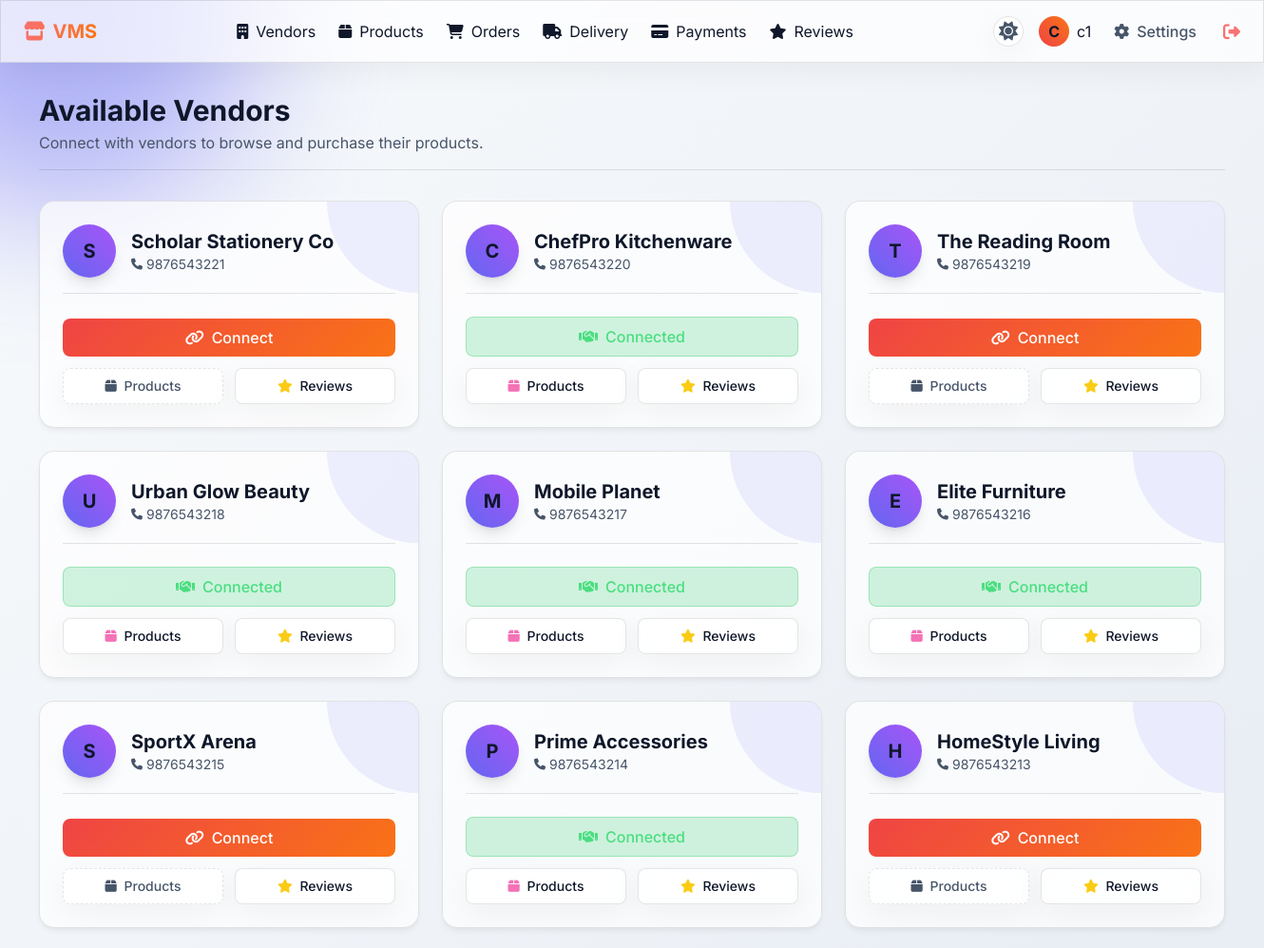
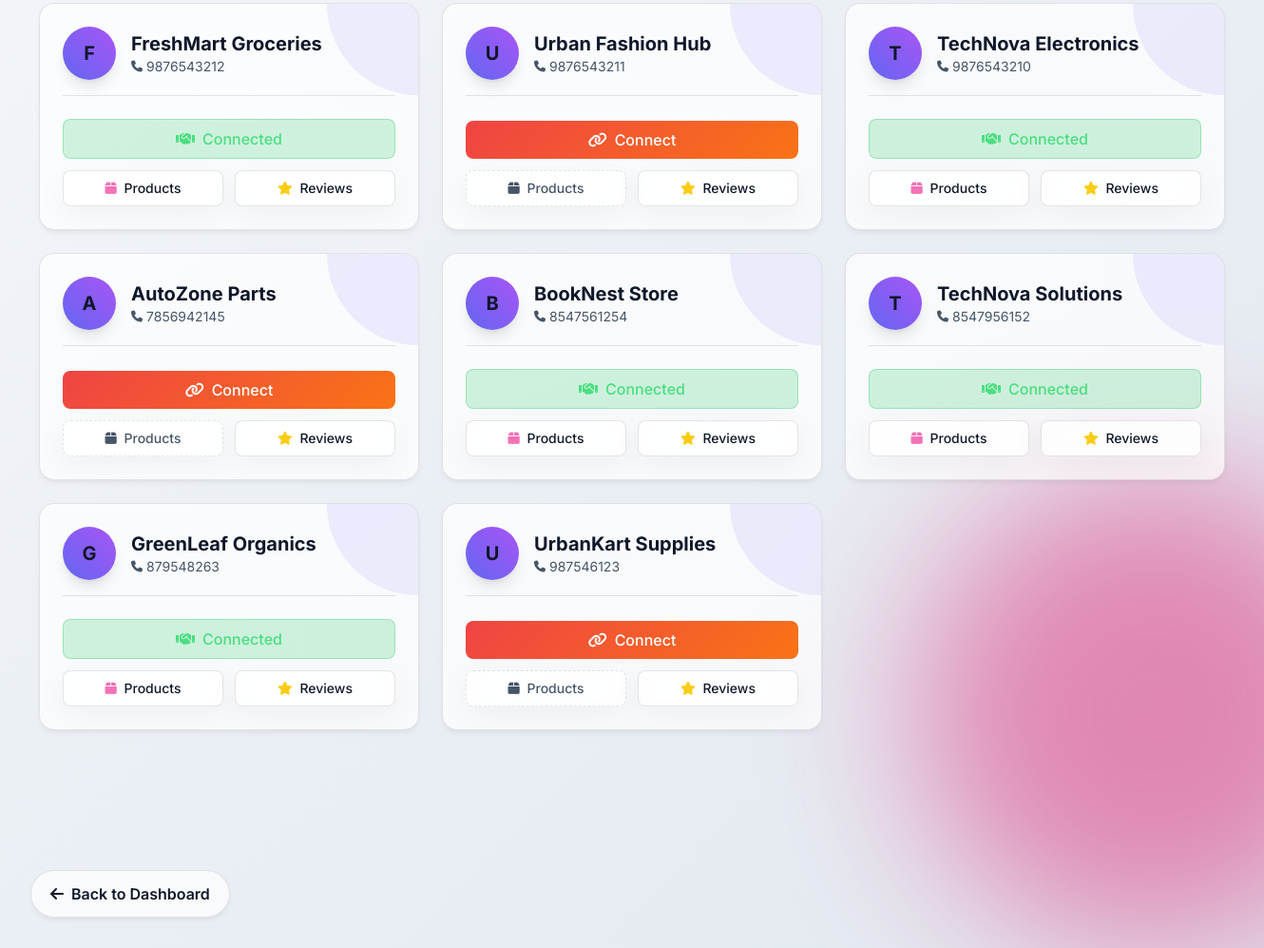
The app's page /vendors (signed in) with its own data (2 pictures, top to bottom).
### tables this page shows
CREATE TABLE users(
    id INTEGER PRIMARY KEY AUTOINCREMENT,
    username TEXT UNIQUE,
    password TEXT,
    role TEXT,
    mobile TEXT
, upi_vpa TEXT DEFAULT "");

### app.py (the view)
@app.route('/vendors')
def vendors():
    if 'user' not in session:
        return redirect('/login')
    conn = get_db()
    vendors = conn.execute(
        "SELECT username,mobile FROM users WHERE role='vendor' ORDER BY id DESC"
    ).fetchall()
    connected = conn.execute(
        "SELECT vendor FROM connections WHERE customer=? ORDER BY id DESC",
        (session['user'],)
    ).fetchall()
    connected_vendors = [
        v['vendor'] for v in connected
    ]
    return render_template(
        'vendors.html',
        vendors=vendors,
        connected_vendors=connected_vendors
    )

### app.py (called while the page is built)
def get_db():
    conn = sqlite3.connect("vendor.db")
    conn.row_factory = sqlite3.Row
    return conn

### templates/vendors.html (shortened to what this page needs)
{% extends "base.html" %}
{% block content %}
<div class="fade-in">
    <div class="flex justify-between items-center mb-8 border-b border-glass pb-4">
        <div>
            <h1 class="text-3xl font-bold">Available Vendors</h1>
            <p class="text-muted mt-1">Connect with vendors to browse and purchase their products.</p>
        </div>
    </div>
    {% if vendors %}
    <div class="grid grid-cols-1 md:grid-cols-2 lg:grid-cols-3 gap-6">
        {% for vendor in vendors %}
        <div class="glass-card p-6 flex flex-col relative overflow-hidden group">
            <div class="absolute top-0 right-0 w-24 h-24 bg-indigo-500/10 rounded-bl-full z-0 transition-transform group-hover:scale-110"></div>
            <div class="relative z-10 flex items-center gap-4 mb-6 border-b border-glass pb-4">
                <div class="w-14 h-14 rounded-full bg-gradient-to-tr from-indigo-500 to-purple-500 flex items-center justify-center text-main text-xl font-bold shadow-lg">
                    {{ vendor['username'][0]|upper }}
                </div>
                <div>
                    <h3 class="text-xl font-bold text-main">{{ vendor['username'] }}</h3>
                    <p class="text-sm text-muted flex items-center gap-1">
                        <i class="fa-solid fa-phone text-xs"></i> {{ vendor['mobile'] }}
                    </p>
                </div>
            </div>
            <div class="relative z-10 space-y-3 mt-auto">
                {% if vendor['username'] in connected_vendors %}
                    <div class="bg-green-500/20 text-green-400 border border-green-500/30 w-full py-2 rounded-lg text-center font-medium flex items-center justify-center gap-2 mb-3">
                        <i class="fa-solid fa-handshake"></i> Connected
                    </div>
                    <div class="grid grid-cols-2 gap-3">
                        <a href="/vendor_products/{{ vendor['username'] }}" class="glass-panel text-center py-2 rounded-lg hover:bg-white/10 transition-colors text-sm font-medium">
                            <i class="fa-solid fa-box mr-1 text-pink-400"></i> Products
                        </a>
                        <a href="/vendor_reviews/{{ vendor['username'] }}" class="glass-panel text-center py-2 rounded-lg hover:bg-white/10 transition-colors text-sm font-medium">
                            <i class="fa-solid fa-star mr-1 text-yellow-400"></i> Reviews
                        </a>
                    </div>
                {% else %}
                    <form method="POST" action="/select_vendor" class="mb-3">
                        <button type="submit" class="btn-glow w-full py-2 rounded-lg font-medium flex items-center justify-center gap-2">
                            <i class="fa-solid fa-link"></i> Connect
                        </button>
                    </form>
                    <div class="grid grid-cols-2 gap-3">
                        <div class="glass-panel text-center py-2 rounded-lg text-muted text-sm font-medium cursor-not-allowed border-dashed" title="Connect to view">
                            <i class="fa-solid fa-box mr-1"></i> Products
                        </div>
                        <a href="/vendor_reviews/{{ vendor['username'] }}" class="glass-panel text-center py-2 rounded-lg hover:bg-white/10 transition-colors text-sm font-medium">
                            <i class="fa-solid fa-star mr-1 text-yellow-400"></i> Reviews
                        </a>
                    </div>
                {% endif %}
            </div>
        </div>
        {% endfor %}
    </div>
    {% else %}
    <div class="glass-panel p-12 text-center rounded-2xl">
        <div class="text-5xl text-muted mb-4"><i class="fa-solid fa-store-slash"></i></div>
        <h3 class="text-xl font-bold mb-2">No Vendors Found</h3>
        <p class="text-muted">There are currently no vendors registered on the platform.</p>
    </div>
    {% endif %}
</div>
{% endblock %}

### static/css/style.css (style rules this page uses)
:root { --bg-gradient-1: #0f172a; --bg-gradient-2: #1e1b4b; --accent-glow: rgba(239, 68, 68, 0.4); --accent-btn: linear-gradient(135deg, #ef4444, #f97316); --accent-btn-hover: linear-gradient(135deg, #dc2626, #ea580c); --glass-bg: rgba(255, 255, 255, 0.05); --glass-border: rgba(255, 255, 255, 0.1); --glass-border-hover: rgba(255, 255, 255, 0.2); --text-primary: #f8fafc; --text-secondary: #94a3b8; --input-bg: rgba(255, 255, 255, 0.03); --input-focus: rgba(255, 255, 255, 0.08); --panel-shadow: 0 8px 32px 0 rgba(0, 0, 0, 0.3); --card-shadow: 0 4px 6px -1px rgba(0, 0, 0, 0.1), 0 2px 4px -1px rgba(0, 0, 0, 0.06); --card-shadow-hover: 0 10px 15px -3px rgba(0, 0, 0, 0.2), 0 0 20px var(--accent-glow); --status-pending-bg: rgba(249, 115, 22, 0.2); --status-pending-text: #fdba74; --status-pending-border: rgba(249, 115, 22, 0.3); --status-accepted-bg: rgba(59, 130, 246, 0.2); --status-accepted-text: #93c5fd; --status-accepted-border: rgba(59, 130, 246, 0.3); --status-processing-bg: rgba(168, 85, 247, 0.2); --status-processing-text: #d8b4fe; --status-processing-border: rgba(168, 85, 247, 0.3); --status-shipped-bg: rgba(99, 102, 241, 0.2); --status-shipped-text: #a5b4fc; --status-shipped-border: rgba(99, 102, 241, 0.3); --status-out-bg: rgba(6, 182, 212, 0.2); --status-out-text: #67e8f9; --status-out-border: rgba(6, 182, 212, 0.3); --status-delivered-bg: rgba(34, 197, 94, 0.2); --status-delivered-text: #86efac; --status-delivered-border: rgba(34, 197, 94, 0.3); --status-cancel-bg: rgba(239, 68, 68, 0.2); --status-cancel-text: #fca5a5; --status-cancel-border: rgba(239, 68, 68, 0.3); }
[data-theme="light"] { --bg-gradient-1: #f8fafc; --bg-gradient-2: #e2e8f0; --accent-glow: rgba(239, 68, 68, 0.2); --glass-bg: rgba(255, 255, 255, 0.7); --glass-border: rgba(0, 0, 0, 0.1); --glass-border-hover: rgba(0, 0, 0, 0.2); --text-primary: #0f172a; --text-secondary: #475569; --input-bg: rgba(255, 255, 255, 0.9); --input-focus: #ffffff; --panel-shadow: 0 8px 32px 0 rgba(0, 0, 0, 0.05); --card-shadow: 0 4px 6px -1px rgba(0, 0, 0, 0.05), 0 2px 4px -1px rgba(0, 0, 0, 0.03); --card-shadow-hover: 0 10px 15px -3px rgba(0, 0, 0, 0.1), 0 0 20px var(--accent-glow); --status-pending-bg: #fff7ed; --status-pending-text: #c2410c; --status-accepted-bg: #eff6ff; --status-accepted-text: #1d4ed8; --status-processing-bg: #faf5ff; --status-processing-text: #7e22ce; --status-shipped-bg: #eef2ff; --status-shipped-text: #4338ca; --status-out-bg: #ecfeff; --status-out-text: #0e7490; --status-delivered-bg: #f0fdf4; --status-delivered-text: #15803d; --status-cancel-bg: #fef2f2; --status-cancel-text: #b91c1c; }
html { scroll-behavior: smooth; }
body { background: linear-gradient(135deg, var(--bg-gradient-1), var(--bg-gradient-2)); background-attachment: fixed; color: var(--text-primary); font-family: 'Inter', sans-serif; min-height: 100vh; overflow-x: hidden; transition: background 0.3s ease, color 0.3s ease; }
.glass-panel { background: var(--glass-bg); backdrop-filter: blur(16px); -webkit-backdrop-filter: blur(16px); border: 1px solid var(--glass-border); box-shadow: var(--panel-shadow); transition: all 0.3s ease; }
.glass-card { background: var(--glass-bg); backdrop-filter: blur(12px); -webkit-backdrop-filter: blur(12px); border: 1px solid var(--glass-border); border-radius: 1rem; box-shadow: var(--card-shadow); transition: all 0.3s ease; }
.btn-glow { background: var(--accent-btn); color: white !important; border: none; transition: all 0.3s ease; font-weight: 600; }
.fade-in { animation: fadeIn 0.8s ease-out forwards; opacity: 0; }
.text-main { color: var(--text-primary); }
.text-muted { color: var(--text-secondary); }
.border-glass { border-color: var(--glass-border); }
body { transition: background-color 0.3s ease, color 0.3s ease; }
* { transition: background-color 0.2s ease, color 0.2s ease, border-color 0.2s ease; }
.glass-card { transition: all 0.3s cubic-bezier(0.25, 0.46, 0.45, 0.94); }

### records on screen
users: username "S", username "Scholar Stationery Co", mobile "9876543221"
users: username "C", username "ChefPro Kitchenware", mobile "9876543220"
users: username "T", username "The Reading Room", mobile "9876543219"
users: username "U", username "Urban Glow Beauty", mobile "9876543218"
users: username "M", username "Mobile Planet", mobile "9876543217"
users: username "E", username "Elite Furniture", mobile "9876543216"
users: username "S", username "SportX Arena", mobile "9876543215"
users: username "P", username "Prime Accessories", mobile "9876543214"
users: username "H", username "HomeStyle Living", mobile "9876543213"
users: username "F", username "FreshMart Groceries", mobile "9876543212"
users: username "U", username "Urban Fashion Hub", mobile "9876543211"
users: username "T", username "TechNova Electronics", mobile "9876543210"
users: username "A", username "AutoZone Parts", mobile "7856942145"
users: username "B", username "BookNest Store", mobile "8547561254"
users: username "T", username "TechNova Solutions", mobile "8547956152"
users: username "G", username "GreenLeaf Organics", mobile "879548263"
users: username "U", username "UrbanKart Supplies", mobile "987546123"

### other values on screen
{{ session['user'][0]|upper }} "C"
{{ session['user'] }} "c1"
